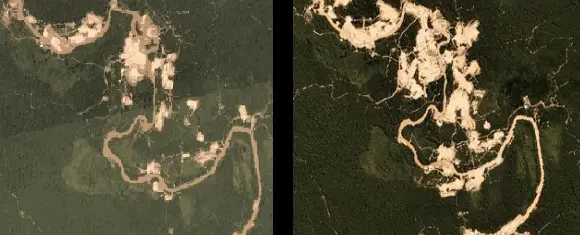
#> input picture src5/questao1/desmatamento.png, 580 x 235 px
$ python main.py
#> lines starting #> are read from the running program, lines starting #| are printed output that depends on the picture
import cv2
import numpy as np

# Numero de clusters para o kmeans
try:
    K = int(input("Digite o numero de clusters (2 a 5): "))
#> the answer given: 3

    img = cv2.imread('desmatamento.png')
#> img is the input picture: shape (235, 580, 3); mean B, G, R 54.3, 77.6, 82.1
    Z = img.reshape((-1,3))
    # Necessario converter para float32
    Z = np.float32(Z)

    # Define os criterios
    criterios = (cv2.TERM_CRITERIA_EPS + cv2.TERM_CRITERIA_MAX_ITER, 10, 1.0)
    # Executa o kmeans
    result, label, centro = cv2.kmeans(Z, K, None, criterios, 10, cv2.KMEANS_RANDOM_CENTERS)
#> result = 119858060.6; centro = [[60.39, 83.99, 85.39], [20.61, 39.83, 40.64], [146.4, 182.7, 211.1]]

    # Extrai os resultados convertendo de volta para uint8 e cria a imagem de saida
    if result:
        centro = np.uint8(centro)
#> centro = [[60, 83, 85], [20, 39, 40], [146, 182, 211]]
        imgResult = centro[label.flatten()]
        imgResult = imgResult.reshape((img.shape))
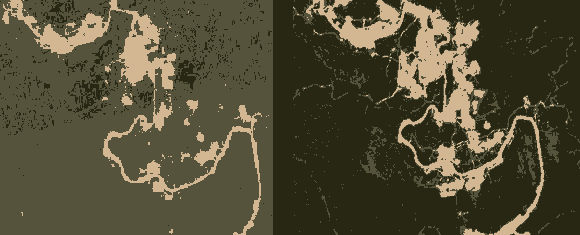
#> imgResult: shape (235, 580, 3); mean B, G, R 53.8, 76.7, 81.7
        imgFinal = np.concatenate((img, imgResult), axis=1)
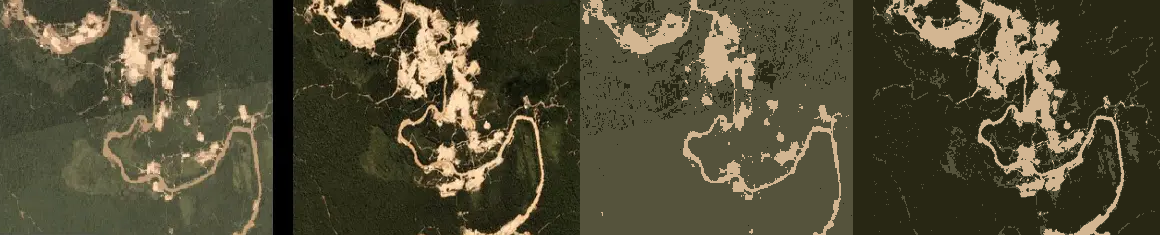
#> imgFinal: shape (235, 1160, 3); mean B, G, R 54, 77.1, 81.9
        cv2.imwrite("saidas/falsacor_k{}.png".format(K), imgFinal)
        # cv2.imshow('Imagem final', imgFinal)
        # cv2.waitKey(0)
        # cv2.destroyAllWindows()
except Exception as e:
    print(e)
